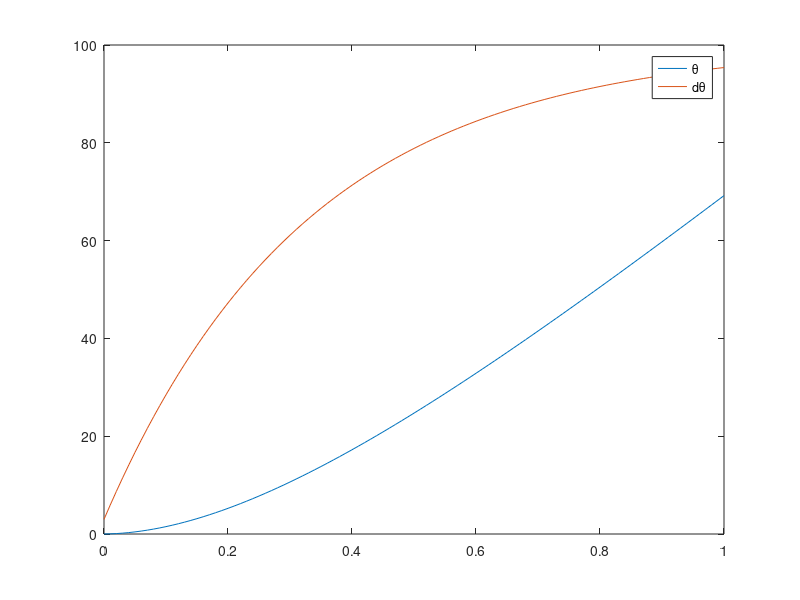

Write MATLAB code to recreate this figure.
clear

m = 1;
d = 0.01;
L = 0.1;
I = (1/3)*m*L^2;

A = [0 1; 0 -d/I];
B = [0; 1/I];
C = [1 0];
D = 0;

% sys = ss(A, B, C, D);

Uc = [B A*B]
det(Uc)

Uo = [C; C*A]
det(Uo)

x0 = [0; 0];

dt = 0.01;
t = 0:dt:1;
u = 1;

x = x0;
i = 0;
for n = t
    i = i + 1;
%     x = expm(A * n) * x0;
    dx = A * x + B * u; % 状態空間表現を用いて状態変数の微分を計算
    x = x + dx * dt; % 状態変数の微分を積分して状態変数を計算
    x1(i) = x(1);
    x2(i) = x(2);

end

plot(t, x1, t, x2)
legend('θ', 'dθ');